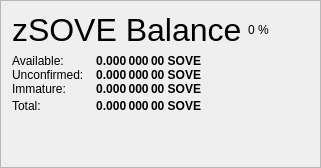
                   <widget class="QFrame" name="frame_ZerocoinBalances">
                    <property name="frameShape">
                     <enum>QFrame::StyledPanel</enum>
                    </property>
                    <property name="frameShadow">
                     <enum>QFrame::Raised</enum>
                    </property>
                    <layout class="QVBoxLayout" name="verticalLayout_7">
                     <item>
                      <layout class="QHBoxLayout" name="horizontalLayout_8" stretch="0,0,0">
                       <item>
                        <widget class="QLabel" name="label_5z_3">
                         <property name="minimumSize">
                          <size>
                           <width>0</width>
                           <height>20</height>
                          </size>
                         </property>
                         <property name="font">
                          <font>
                           <pointsize>24</pointsize>
                           <weight>50</weight>
                           <bold>false</bold>
                          </font>
                         </property>
                         <property name="text">
                          <string>zSOVE Balance</string>
                         </property>
                        </widget>
                       </item>
                       <item>
                        <widget class="QLabel" name="labelzSOVEPercent">
                         <property name="text">
                          <string notr="true">0 %</string>
                         </property>
                        </widget>
                       </item>
                       <item>
                        <spacer name="horizontalSpacer_11">
                         <property name="orientation">
                          <enum>Qt::Horizontal</enum>
                         </property>
                         <property name="sizeHint" stdset="0">
                          <size>
                           <width>40</width>
                           <height>20</height>
                          </size>
                         </property>
                        </spacer>
                       </item>
                      </layout>
                     </item>
                     <item>
                      <layout class="QGridLayout" name="gridLayout_5">
                       <property name="horizontalSpacing">
                        <number>12</number>
                       </property>
                       <property name="verticalSpacing">
                        <number>0</number>
                       </property>
                       <item row="1" column="0">
                        <widget class="QLabel" name="labelzBalanceMatureText">
                         <property name="toolTip">
                          <string>Mature: more than 20 confirmation and more than 1 mint of the same denomination after it was minted.
These zSOVE are spendable.</string>
                         </property>
                         <property name="text">
                          <string>Available:</string>
                         </property>
                        </widget>
                       </item>
                       <item row="1" column="1">
                        <widget class="QLabel" name="labelzBalanceMature">
                         <property name="font">
                          <font>
                           <weight>75</weight>
                           <bold>true</bold>
                          </font>
                         </property>
                         <property name="toolTip">
                          <string>Mature: more than 20 confirmation and more than 1 mint of the same denomination after it was minted.
These zSOVE are spendable.</string>
                         </property>
                         <property name="text">
                          <string notr="true">0.000 000 00 SOVE</string>
                         </property>
                         <property name="alignment">
                          <set>Qt::AlignRight|Qt::AlignTrailing|Qt::AlignVCenter</set>
                         </property>
                        </widget>
                       </item>
                       <item row="2" column="0">
                        <widget class="QLabel" name="labelzBalanceUnconfirmedText">
                         <property name="toolTip">
                          <string>Unconfirmed: less than 20 confirmations
Immature: confirmed, but less than 3 mints of the same denomination after it was minted</string>
                         </property>
                         <property name="text">
                          <string>Unconfirmed:</string>
                         </property>
                        </widget>
                       </item>
                       <item row="2" column="1">
                        <widget class="QLabel" name="labelzBalanceUnconfirmed">
                         <property name="font">
                          <font>
                           <weight>75</weight>
                           <bold>true</bold>
                          </font>
                         </property>
                         <property name="toolTip">
                          <string>Unconfirmed: less than 20 confirmations
Immature: confirmed, but less than 3 mints of the same denomination after it was minted</string>
                         </property>
                         <property name="text">
                          <string notr="true">0.000 000 00 SOVE</string>
                         </property>
                         <property name="alignment">
                          <set>Qt::AlignRight|Qt::AlignTrailing|Qt::AlignVCenter</set>
                         </property>
                        </widget>
                       </item>
                       <item row="3" column="0">
                        <widget class="QLabel" name="labelzBalanceImmatureText">
                         <property name="toolTip">
                          <string>Unconfirmed: less than 20 confirmations
Immature: confirmed, but less than 3 mints of the same denomination after it was minted</string>
                         </property>
                         <property name="text">
                          <string>Immature:</string>
                         </property>
                        </widget>
                       </item>
                       <item row="3" column="1">
                        <widget class="QLabel" name="labelzBalanceImmature">
                         <property name="font">
                          <font>
                           <weight>75</weight>
                           <bold>true</bold>
                          </font>
                         </property>
                         <property name="toolTip">
                          <string>Unconfirmed: less than 20 confirmations
Immature: confirmed, but less than 3 mints of the same denomination after it was minted</string>
                         </property>
                         <property name="text">
                          <string notr="true">0.000 000 00 SOVE</string>
                         </property>
                         <property name="alignment">
                          <set>Qt::AlignRight|Qt::AlignTrailing|Qt::AlignVCenter</set>
                         </property>
                        </widget>
                       </item>
                       <item row="4" column="0">
                        <widget class="QLabel" name="labelzBalanceText">
                         <property name="toolTip">
                          <string>Your current zSOVE balance, unconfirmed and immature zSOVE included.</string>
                         </property>
                         <property name="text">
                          <string>Total:</string>
                         </property>
                        </widget>
                       </item>
                       <item row="4" column="1">
                        <widget class="QLabel" name="labelzBalance">
                         <property name="font">
                          <font>
                           <weight>75</weight>
                           <bold>true</bold>
                          </font>
                         </property>
                         <property name="cursor">
                          <cursorShape>IBeamCursor</cursorShape>
                         </property>
                         <property name="toolTip">
                          <string>Your current zSOVE balance, unconfirmed and immature zSOVE included.</string>
                         </property>
                         <property name="text">
                          <string notr="true">0.000 000 00 SOVE</string>
                         </property>
                         <property name="alignment">
                          <set>Qt::AlignRight|Qt::AlignTrailing|Qt::AlignVCenter</set>
                         </property>
                         <property name="textInteractionFlags">
                          <set>Qt::LinksAccessibleByMouse|Qt::TextSelectableByKeyboard|Qt::TextSelectableByMouse</set>
                         </property>
                        </widget>
                       </item>
                       <item row="4" column="2">
                        <spacer name="horizontalSpacer_4">
                         <property name="orientation">
                          <enum>Qt::Horizontal</enum>
                         </property>
                         <property name="sizeHint" stdset="0">
                          <size>
                           <width>40</width>
                           <height>20</height>
                          </size>
                         </property>
                        </spacer>
                       </item>
                      </layout>
                     </item>
                     <item>
                      <spacer name="verticalSpacer_4">
                       <property name="orientation">
                        <enum>Qt::Vertical</enum>
                       </property>
                       <property name="sizeHint" stdset="0">
                        <size>
                         <width>20</width>
                         <height>40</height>
                        </size>
                       </property>
                      </spacer>
                     </item>
                    </layout>
                   </widget>
